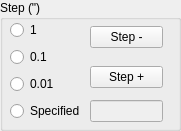
   <widget class="QGroupBox" name="groupBox_22">
    <property name="geometry">
     <rect>
      <x>430</x>
      <y>550</y>
      <width>181</width>
      <height>131</height>
     </rect>
    </property>
    <property name="title">
     <string>Step (&quot;)</string>
    </property>
    <widget class="QWidget" name="layoutWidget_19">
     <property name="geometry">
      <rect>
       <x>10</x>
       <y>20</y>
       <width>153</width>
       <height>102</height>
      </rect>
     </property>
     <layout class="QGridLayout" name="gridLayout_19">
      <item row="0" column="0">
       <widget class="QRadioButton" name="radioButton_alpha1_step1">
        <property name="text">
         <string>1</string>
        </property>
       </widget>
      </item>
      <item row="0" column="1" rowspan="2">
       <widget class="QPushButton" name="pushButton_alpha1_stepM">
        <property name="text">
         <string>Step -</string>
        </property>
       </widget>
      </item>
      <item row="1" column="0" rowspan="2">
       <widget class="QRadioButton" name="radioButton_alpha1_step01">
        <property name="text">
         <string>0.1</string>
        </property>
       </widget>
      </item>
      <item row="2" column="1" rowspan="2">
       <widget class="QPushButton" name="pushButton_alpha1_stepP">
        <property name="text">
         <string>Step +</string>
        </property>
       </widget>
      </item>
      <item row="3" column="0">
       <widget class="QRadioButton" name="radioButton_alpha1_step001">
        <property name="text">
         <string>0.01</string>
        </property>
       </widget>
      </item>
      <item row="4" column="0">
       <widget class="QRadioButton" name="radioButton_alpha1_step_spec">
        <property name="text">
         <string>Specified</string>
        </property>
       </widget>
      </item>
      <item row="4" column="1">
       <widget class="QLineEdit" name="lineEdit_alpha1_step_spec">
        <property name="enabled">
         <bool>false</bool>
        </property>
       </widget>
      </item>
     </layout>
    </widget>
   </widget>
